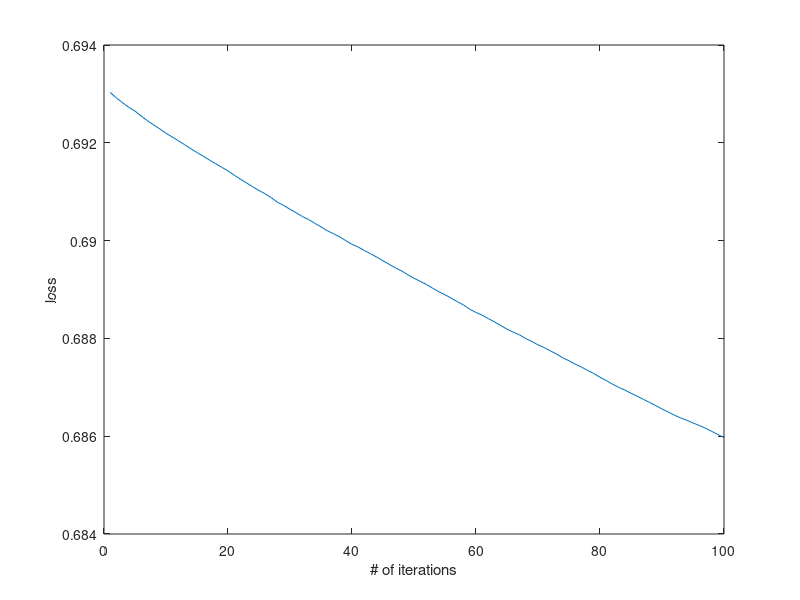

The MATLAB source for this figure:
clear;
%% logistic regression
%plot loss
loss = load('loss.mat');
loss_data = loss.loss;
num_iter = 1:100;%number of iterations
plot(num_iter,loss_data);
xlabel('# of iterations');
ylabel('loss');
%hold on;


%plot the change of x
% delta_x = load('delta_x');
% delta_x_data = delta_x.delta_x;
% plot(delta_x_data);
% xlabel('dimensions');
% ylabel('change of x');


%% ridge regression
